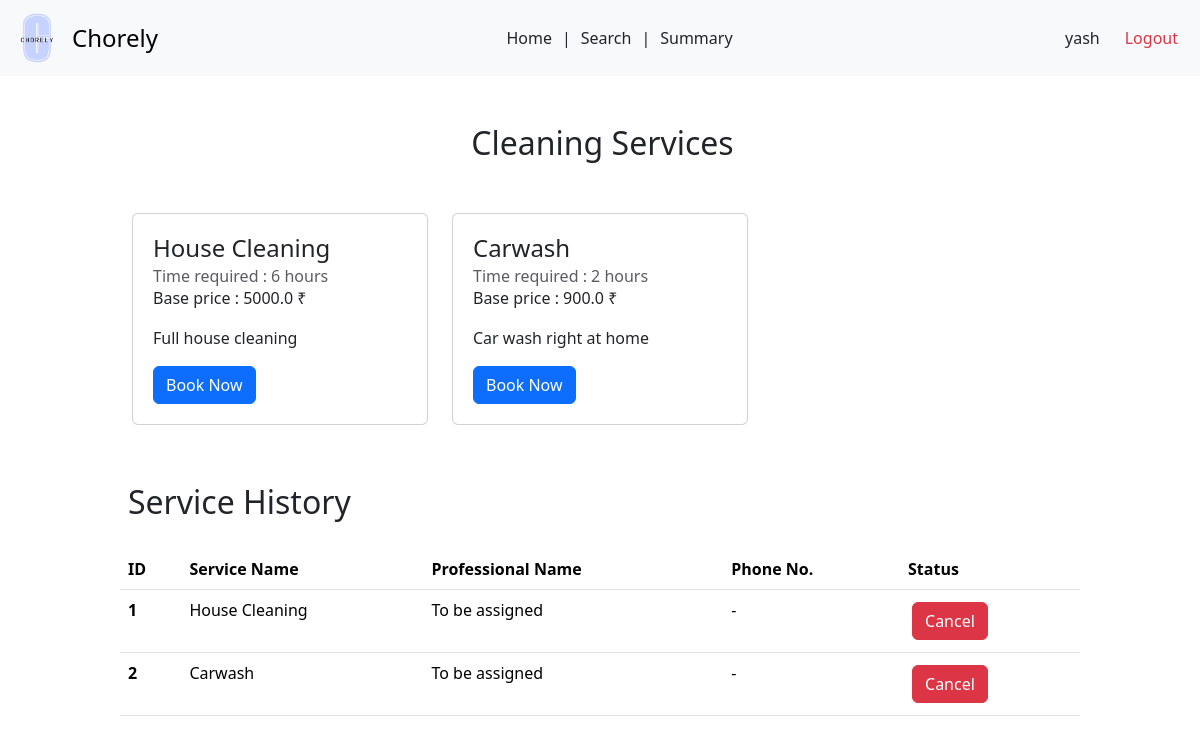
Before: /user/2/service/category/cleaning with the older database file.
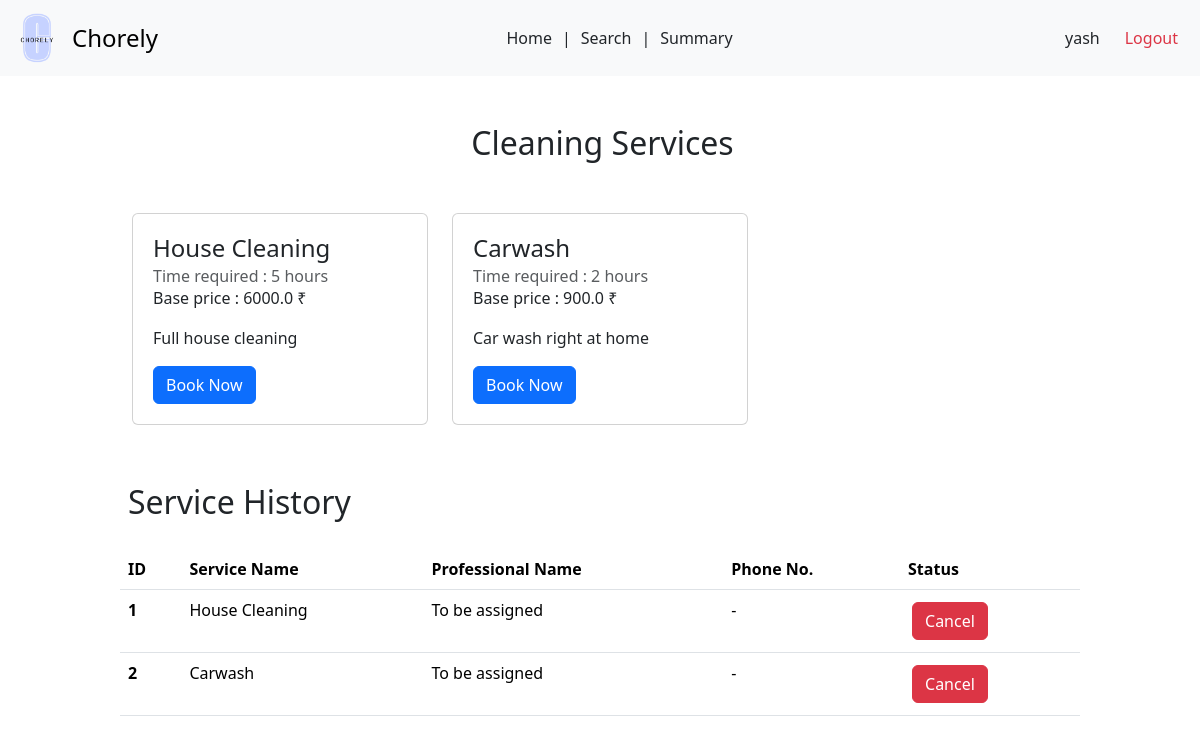
After: the same page with the newer database file.
### backend/models.py (models this page shows)
class Services(db.Model):
    __tablename__ = 'Services'
    service_id = db.Column(db.Integer, primary_key=True, autoincrement=True)
    name = db.Column(db.String, nullable=False)
    description = db.Column(db.String)
    base_price = db.Column(db.Float, nullable=False)
    time_required = db.Column(db.Integer)
    category = db.Column(db.String)
    service_professionals = db.relationship('ServiceProfessionals', backref='service')
    service_requests = db.relationship('ServiceRequests', backref='service')

### backend/customerController.py (the view)
@app.route('/user/<int:user_id>/service/category/<string:category>')
def display_category(user_id, category):
  user = Users.query.filter_by(user_id = user_id).first()
  customer = Customers.query.filter_by(user_id = user_id).first()
  services = Services.query.filter_by(category = category).all()
  return render_template('customer-dash-category.html', user = user, customer = customer, services = services, service_requests = customer.service_requests)

### templates/customer-dash-category.html (shortened to what this page needs)
<!DOCTYPE html>
<html lang="en">
<head>
  <link href="https://cdn.jsdelivr.net/npm/bootstrap@5.3.3/dist/css/bootstrap.min.css" rel="stylesheet">
  <link rel="stylesheet" href="{{ url_for('static', filename='customer-dash-category.css') }}">
<link rel="stylesheet" href="{{ url_for('static', filename='navbar.css') }}">
</head>
<body>
  <nav class="navbar bg-body-tertiary">
    <div class="container-fluid">
      <a class="navbar-brand d-flex align-items-center" href="#" style="text-decoration: none;">
        <img src="{{ url_for('static', filename='logo.png') }}" alt="Chorely Logo" width="50" height="50" id="logo">
        <span style="font-size: 1.5rem;">Chorely</span>
      </a>
      <div style="display: flex;">
        <a class="nav-link active" aria-current="page" href="/user/customer/{{ user.user_id }}">Home</a>
        |
        <a class="nav-link" href="#">Search</a>
        |
        <a class="nav-link" href="/user/summary">Summary</a>
      </div>
      <div class="d-flex text text-end">
        <a class="nav-link" href="#">{{ user.username }}</a>
        <a class="nav-link text-danger" href="/userlogin">Logout</a>
      </div>
    </div>
  </nav>
  <div id="main">
    <div id="canvas">
      <br>
      <div class="text text-center">
        <h2 class="headings">{{ services[0].category | title }} Services</h2>
      </div>
      <div class="py-5">
        <div class="container">
          <div class="row hidden-md-up">
            {% for service in services %}
              <div class="col-md-4">
                <div class="card" style="padding: 20px;">
                  <div class="card-block">
                    <h4 class="card-title">{{service.name | title }}</h4>
                    <h6 class="card-subtitle text-muted">Time required : {{ service.time_required }} hours</h6>
                    <p class="card-text p-y-1">Base price : {{ service.base_price }} &#x20B9;</p>
                    <p class="card-text p-y-1">{{ service.description | capitalize  }}</p>
                    <a href="/user/{{user.user_id}}/service/book/{{service.service_id}}" class="btn btn-primary">Book Now</a>
                  </div>
                </div>
              </div>
            {% endfor %}
         </div>
        </div>
      </div>
      <h2 class="headings">Service History</h2><br>
      {% if service_requests | length ==0 %}
        <div class="text text-center">
          <h5 class="headings">There are no services to display</h5>
        </div>
      {% else %}
        <div>
          <table class="table" style="margin-bottom: 50px;">
            <thead>
              <tr>
                <th scope="col">ID</th>
                <th scope="col">Service Name</th>
                <th scope="col">Professional Name</th>
                <th scope="col">Phone No.</th>
                <th scope="col">Status</th>
              </tr>
            </thead>
            <tbody>
              {% for request in service_requests %}
                <tr>
                  <th scope="row">{{ loop.index }}</th>
                  <td>{{ request.service.name }}</td>
                  {% if request.status == 'accepted' %}
                    <td>{{ request.professional.name }}</td>
                    <td>{{ request.professional.phone }}</td>
                    <td><a class="btn btn-primary">Close it?</a></td>
                  {% else %}
                    <td>To be assigned</td>
                    <td> - </td>
                    <td><a class="btn btn-danger">Cancel</a></td>
                  {% endif %}
                </tr>
              {% endfor %}
            </tbody>
          </table>
      {% endif %}
</body>
</html>

Changed rows visible on the page:
changed Services "House Cleaning": time_required "6" → "5"; base_price "5000.0" → "6000.0"
